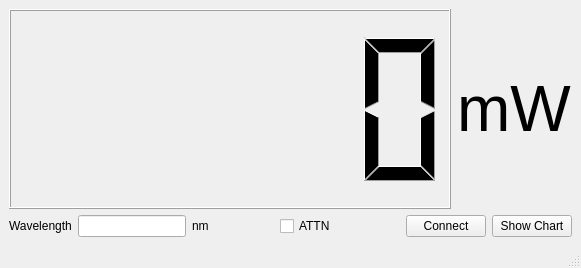
<?xml version="1.0" encoding="UTF-8"?>
<ui version="4.0">
 <class>PowermeterWindow</class>
 <widget class="QMainWindow" name="PowermeterWindow">
  <property name="geometry">
   <rect>
    <x>0</x>
    <y>0</y>
    <width>581</width>
    <height>268</height>
   </rect>
  </property>
  <property name="windowTitle">
   <string>Power Meter</string>
  </property>
  <widget class="QWidget" name="centralwidget">
   <layout class="QVBoxLayout" name="verticalLayout_2">
    <item>
     <layout class="QHBoxLayout" name="horizontalLayout_9">
      <item>
       <widget class="QLCDNumber" name="lcdPower">
        <property name="sizePolicy">
         <sizepolicy hsizetype="Expanding" vsizetype="Expanding">
          <horstretch>0</horstretch>
          <verstretch>0</verstretch>
         </sizepolicy>
        </property>
       </widget>
      </item>
      <item>
       <widget class="QLabel" name="lblUnit">
        <property name="sizePolicy">
         <sizepolicy hsizetype="Fixed" vsizetype="Expanding">
          <horstretch>0</horstretch>
          <verstretch>0</verstretch>
         </sizepolicy>
        </property>
        <property name="font">
         <font>
          <pointsize>48</pointsize>
         </font>
        </property>
        <property name="text">
         <string>mW</string>
        </property>
       </widget>
      </item>
     </layout>
    </item>
    <item>
     <layout class="QHBoxLayout" name="horizontalLayout_8">
      <item>
       <widget class="QLabel" name="label_2">
        <property name="text">
         <string>Wavelength</string>
        </property>
       </widget>
      </item>
      <item>
       <widget class="QLineEdit" name="txtLambda">
        <property name="enabled">
         <bool>true</bool>
        </property>
        <property name="sizePolicy">
         <sizepolicy hsizetype="Minimum" vsizetype="Fixed">
          <horstretch>0</horstretch>
          <verstretch>0</verstretch>
         </sizepolicy>
        </property>
        <property name="baseSize">
         <size>
          <width>100</width>
          <height>0</height>
         </size>
        </property>
       </widget>
      </item>
      <item>
       <widget class="QLabel" name="label">
        <property name="text">
         <string>nm</string>
        </property>
       </widget>
      </item>
      <item>
       <spacer name="horizontalSpacer_2">
        <property name="orientation">
         <enum>Qt::Horizontal</enum>
        </property>
        <property name="sizeHint" stdset="0">
         <size>
          <width>40</width>
          <height>20</height>
         </size>
        </property>
       </spacer>
      </item>
      <item>
       <widget class="QCheckBox" name="chkAttn">
        <property name="text">
         <string>ATTN</string>
        </property>
       </widget>
      </item>
      <item>
       <spacer name="horizontalSpacer">
        <property name="orientation">
         <enum>Qt::Horizontal</enum>
        </property>
        <property name="sizeHint" stdset="0">
         <size>
          <width>58</width>
          <height>20</height>
         </size>
        </property>
       </spacer>
      </item>
      <item>
       <widget class="QPushButton" name="btnConnect">
        <property name="text">
         <string>Connect</string>
        </property>
       </widget>
      </item>
      <item>
       <widget class="QPushButton" name="btnChart">
        <property name="text">
         <string>Show Chart</string>
        </property>
       </widget>
      </item>
     </layout>
    </item>
   </layout>
  </widget>
  <widget class="QMenuBar" name="menubar">
   <property name="geometry">
    <rect>
     <x>0</x>
     <y>0</y>
     <width>581</width>
     <height>21</height>
    </rect>
   </property>
  </widget>
  <widget class="QStatusBar" name="statusbar"/>
 </widget>
 <resources/>
 <connections/>
</ui>
